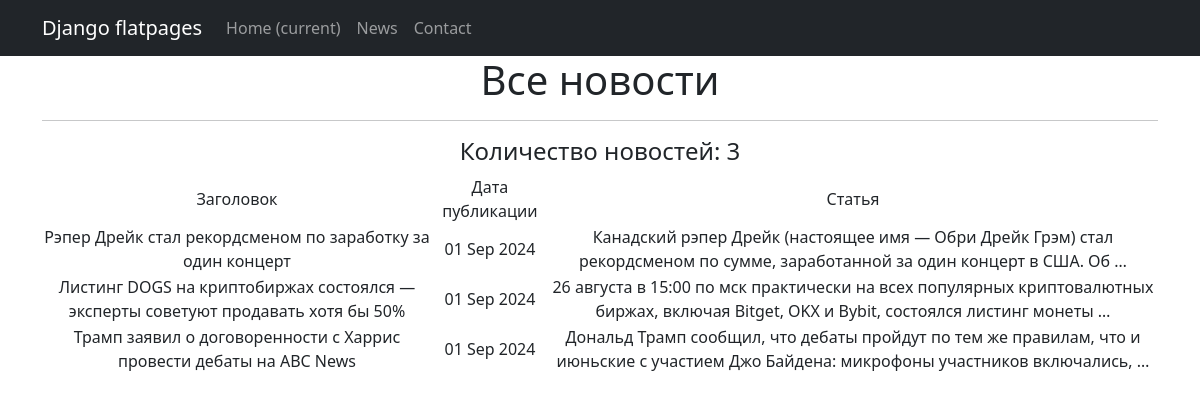
The page /news/ on the database as committed earlier.
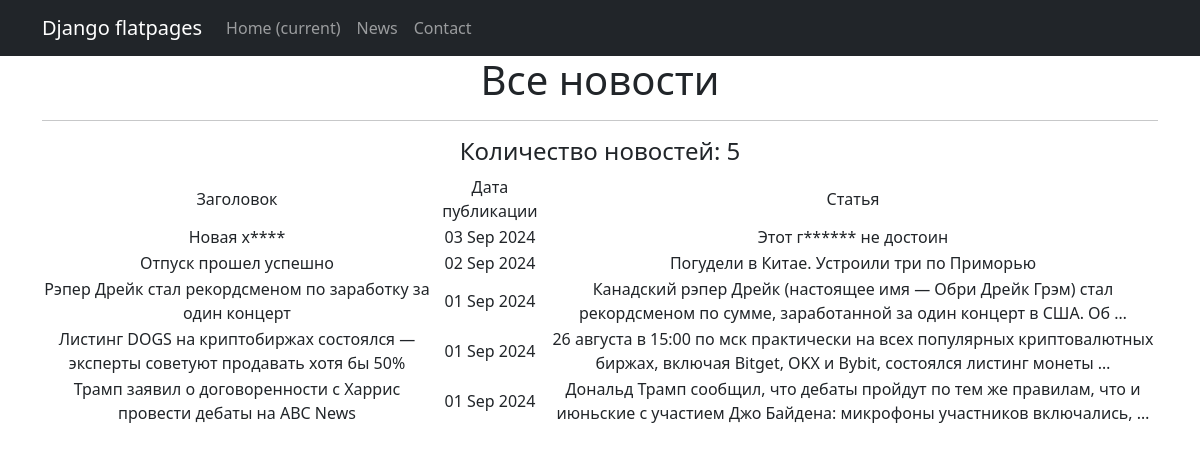
The same page on the database as committed later.
### news/models.py (models this page shows, shortened)
class Post(models.Model):
    article = 'AR'
    news = 'NE'
    POSITIONS = [
        (article, 'Статья'),
        (news, 'Новости')
    ]
    author = models.ForeignKey(Author, on_delete=models.CASCADE)
    time_in = models.DateField(auto_now_add=True)
    article_or_news = models.CharField(max_length=2, choices=POSITIONS, default=news)
    category = models.ManyToManyField(Category, through='PostCategory')
    name = models.CharField(max_length=140, default=article_or_news)
    text = models.TextField()
    rating = models.IntegerField(default=0)

### news/views.py (the view)
# urls.py: path('', PostsList.as_view()),
class PostsList(ListView):
    model = Post
    ordering = '-time_in'
    template_name = 'posts.html'
    context_object_name = 'posts'

### news/templatetags/custom_filters.py (called while the page is built)
@register.filter()
def censor(text):
    for word in Censor_list:
        text = text.replace(word[1:], '*' * len(word[1:]))
    return text

### templates/posts.html (shortened to what this page needs)
{% extends 'flatpages/default.html' %}
{% load custom_filters %}
{% block content %}
<h1>Все новости</h1>
<hr>
<h4>Количество новостей: {{ posts|length }}</h4>
<table>
    <tr>
        <td>Заголовок</td>
        <td>Дата публикации</td>
        <td>Статья</td>
    </tr>
    {% for post in posts %}
    <tr>
        <td>{{ post.name|censor }}</td>
        <td>{{ post.time_in|date:'d M Y' }}</td>
        <td>{{ post.text|truncatewords:20|censor}}</td>
    </tr>
    {% endfor %}
</table>
{% endblock content %}

### templates/flatpages/default.html (shortened to what this page needs)
<!DOCTYPE html>
<html lang="en">
    <head>
        {% load static %}
        <link href="{% static 'css/styles.css' %}" rel="stylesheet" />
    </head>
    <body>
        <nav class="navbar navbar-expand-lg navbar-dark bg-dark static-top">
            <div class="container">
                <a class="navbar-brand" href="#">Django flatpages</a>
                <div class="collapse navbar-collapse" id="navbarResponsive">
                    <ul class="navbar-nav ml-auto">
                        <li class="nav-item active">
                            <a class="nav-link" href="#">Home
                                <span class="sr-only">(current)</span>
                            </a>
                        </li>
                        <li class="nav-item">
                            <a class="nav-link" href="/news/">News</a>
                        </li>
                        <li class="nav-item">
                            <a class="nav-link" href="/contacts/">Contact</a>
                        </li>
                    </ul>
                </div>
            </div>
        </nav>
        <div class="container">
            <div class="row">
                <div class="col-lg-12 text-center">
                    {% block content %}{% endblock content %}
                </div>
            </div>
        </div>
    </body>
</html>

Rows that differ between the two databases and show on the page:
added Post: name|censor "Новая х****", time_in "03 Sep 2024", text|censor "Этот г****** не достоин"
added Post: name|censor "Отпуск прошел успешно", time_in "02 Sep 2024", text|censor "Погудели в Китае. Устроили три по Приморью"
Other text that changed with them:
{{ posts|length }}: "3" → "5"
